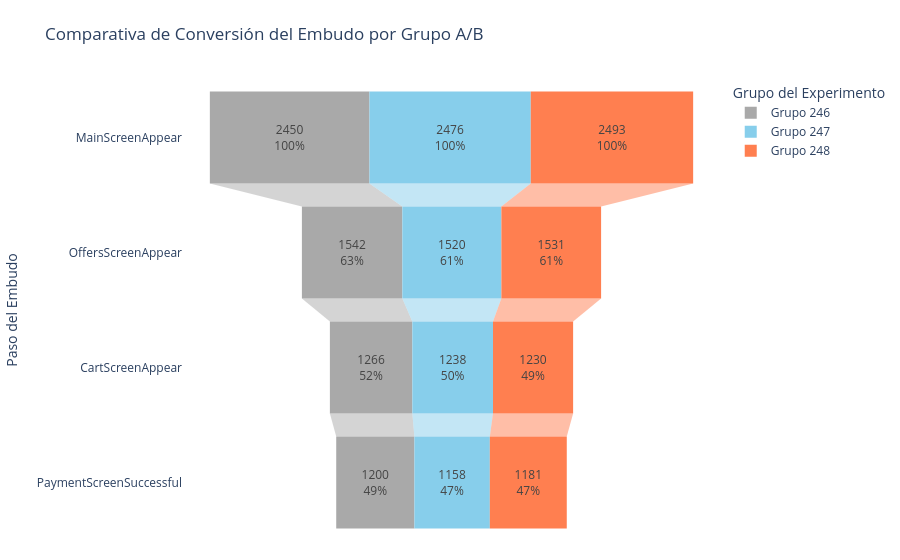

The notebook cell saved with this chart:
### Code cell
# 3. Crear el gráfico de embudo comparativo
fig = go.Figure()

# Definimos colores profesionales para diferenciar control y test
# Usaremos tonos grises/azules para control y un color llamativo para el test
colors = {246: '#A9A9A9',  # DarkGray (Control 1)
          247: '#87CEEB',  # SkyBlue (Control 2)
          248: '#FF7F50'}  # Coral (Test)

# Iteramos sobre cada grupo para añadirlo al gráfico
for group in funnel_by_group['Group'].unique():
    group_data = funnel_by_group[funnel_by_group['Group'] == group]
    
    fig.add_trace(go.Funnel(
        name=f'Grupo {group}',
        y=group_data['Event'],
        x=group_data['Users'],
        textinfo="value+percent initial", # Muestra el valor y % respecto al inicio
        marker={"color": colors[group]}   # Asigna el color definido
    ))

# 4. Configurar el diseño para portafolio
fig.update_layout(
    title='Comparativa de Conversión del Embudo por Grupo A/B',
    yaxis_title='Paso del Embudo',
    legend_title='Grupo del Experimento',
    template='plotly_white', # Fondo limpio
    margin=dict(l=150, r=20, t=80, b=20) # Ajuste de márgenes
)

fig.show()

### Figure 1 — Plotly figure (JSON) as saved in the notebook; plotly's stock layout.template omitted (floating-point values rounded to 4 significant figures)
{"data": [{"marker": {"color": "#A9A9A9"}, "name": "Grupo 246", "textinfo": "value+percent initial", "type": "funnel", "x": [2450, 1542, 1266, 1200], "y": ["MainScreenAppear", "OffersScreenAppear", "CartScreenAppear", "PaymentScreenSuccessful"]}, {"marker": {"color": "#87CEEB"}, "name": "Grupo 247", "textinfo": "value+percent initial", "type": "funnel", "x": [2476, 1520, 1238, 1158], "y": ["MainScreenAppear", "OffersScreenAppear", "CartScreenAppear", "PaymentScreenSuccessful"]}, {"marker": {"color": "#FF7F50"}, "name": "Grupo 248", "textinfo": "value+percent initial", "type": "funnel", "x": [2493, 1531, 1230, 1181], "y": ["MainScreenAppear", "OffersScreenAppear", "CartScreenAppear", "PaymentScreenSuccessful"]}], "layout": {"legend": {"title": {"text": "Grupo del Experimento"}}, "margin": {"b": 20, "l": 150, "r": 20, "t": 80}, "title": {"text": "Comparativa de Conversión del Embudo por Grupo A/B"}, "yaxis": {"title": {"text": "Paso del Embudo"}}}}
